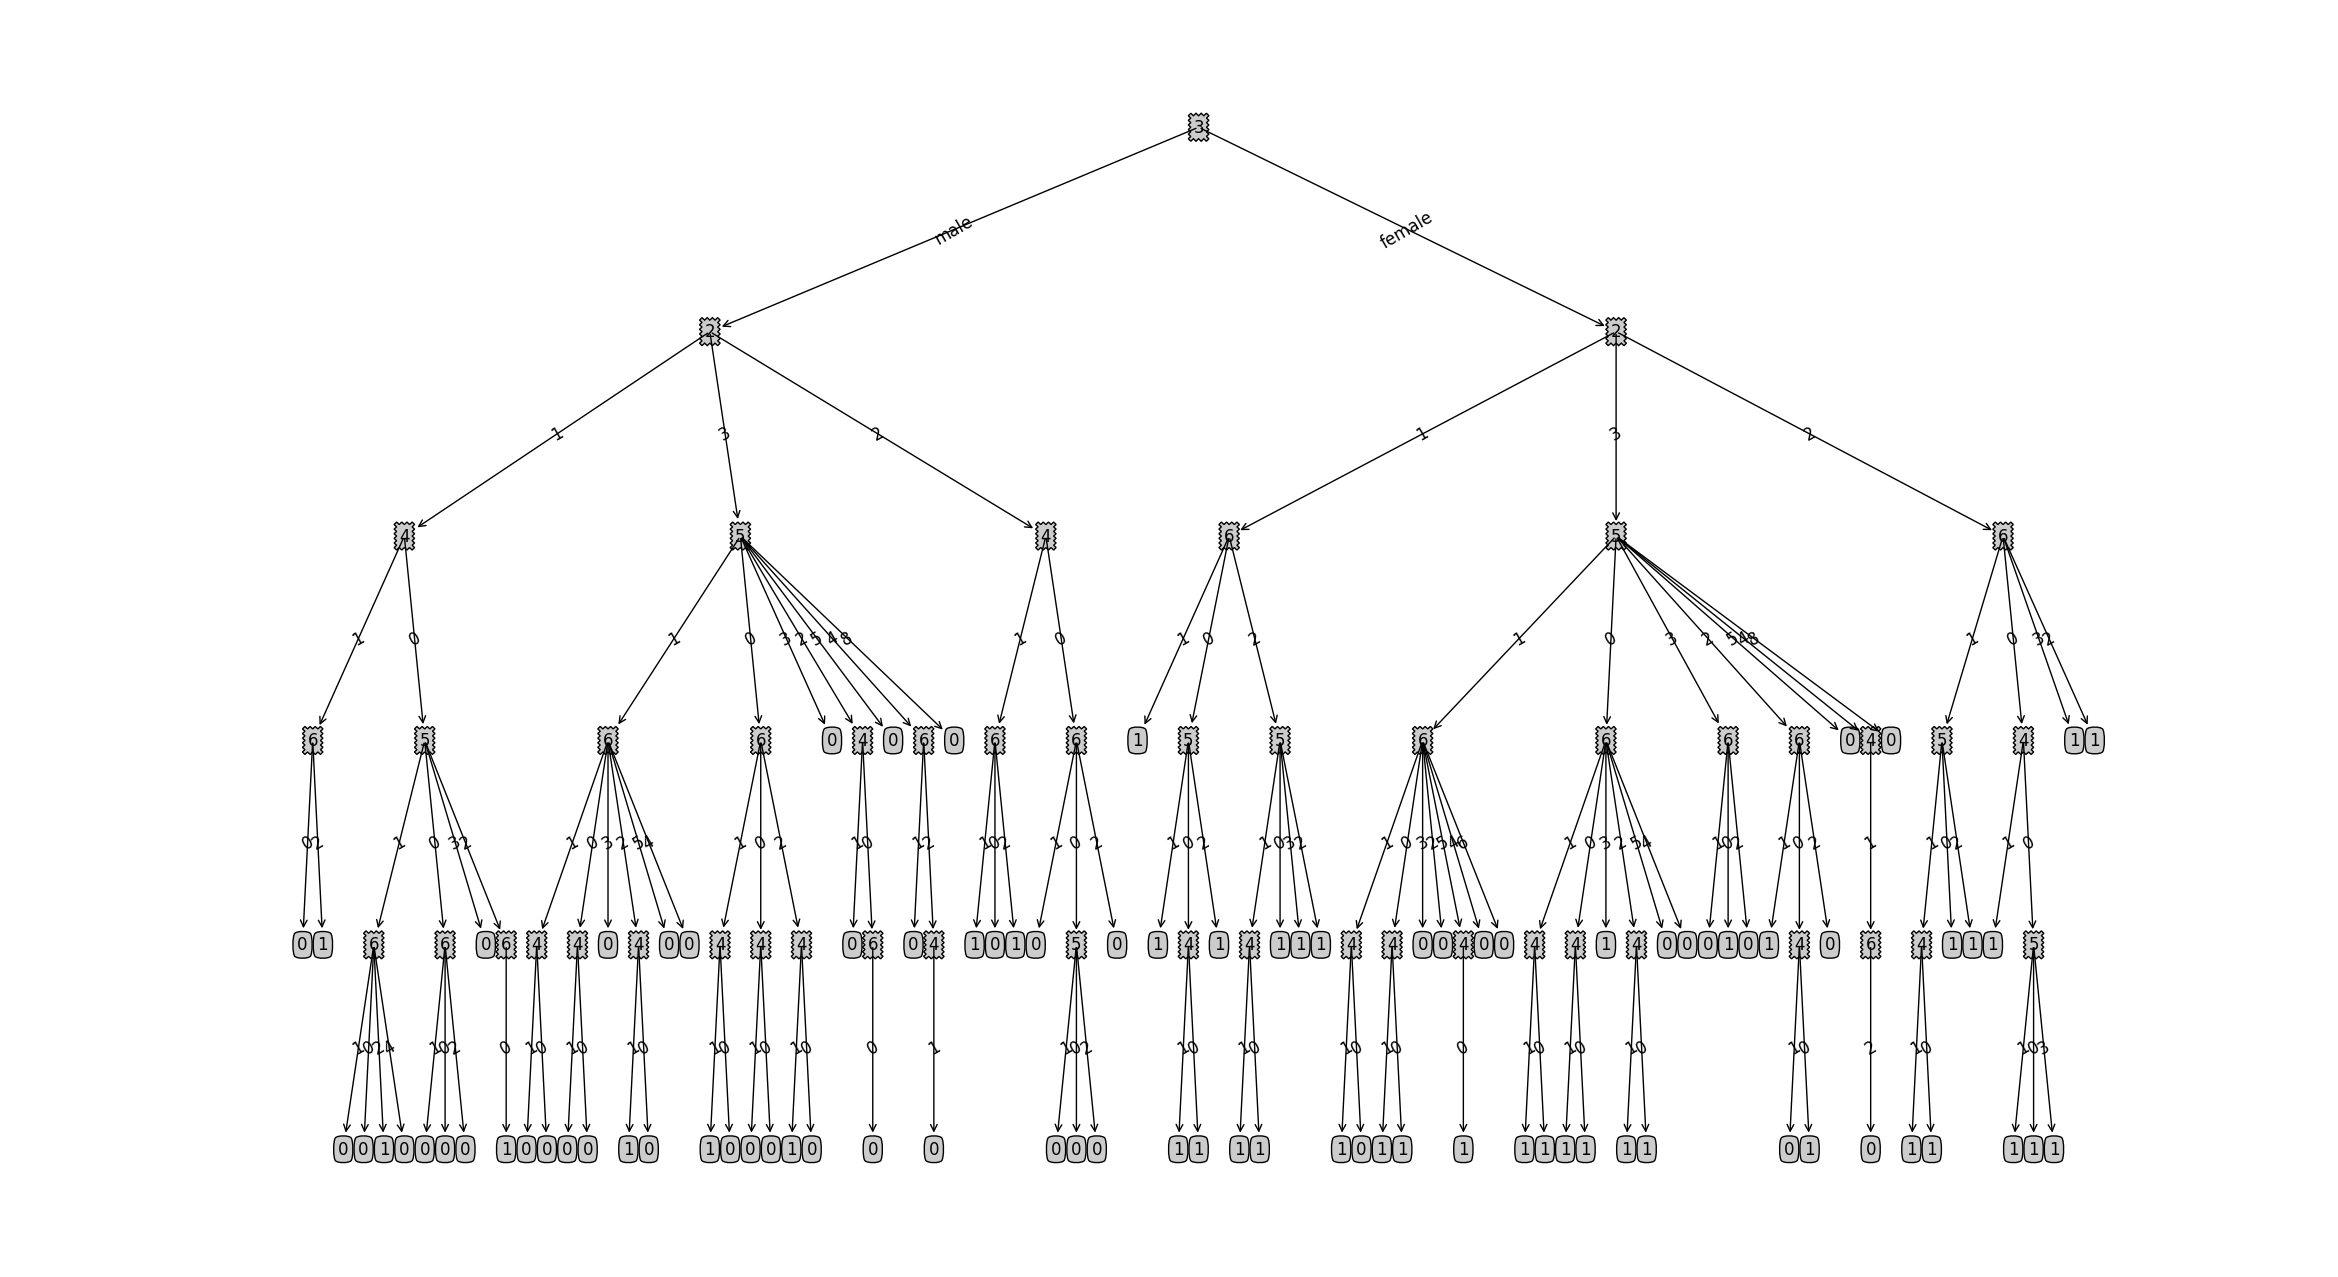

The script that drew this image:
#!/usr/bin/python3
# -*- coding: utf-8 -*-
import sys
sys.path.append("../common")
import math
import matplotlib as plt
import treePlotter as tp
from csv_utils import *


class decision_tree(object):
    def __init__(self, data_set=[], id_index=-1, label_index=-1, algorithm='id3'):
        self.__label_index = label_index
        self.__attrs = data_set[0]
        if id_index != -1:
            self.__attrs[id_index] = None
        if label_index != -1:
            self.__attrs[label_index] = None
        self.__train_set = data_set[1:]
        self.__algorithm = algorithm
        self.__root = None
        pass

    def fit(self):
        if self.__algorithm == "id3":
            self.__root = self.build_tree_by_id3(
                self.__train_set, self.__attrs)
        elif self.__algorithm == "c45":
            self.__root = self.build_tree_by_c45(
                self.__train_set, self.__attrs)
        elif self.__algorithm == "c50":
            self.__root = self.build_tree_by_c50()
        elif self.__algorithm == "cart":
            self.__root = self.build_tree_by_cart()

    def build_tree_by_id3(self, data_set, attrs):
        label_dict = self.count_attr(data_set, self.__label_index)
        if len(label_dict.keys()) == 1:
            return label_dict.keys()[0]
        if attrs.count(None) == len(attrs):
            max_label = None
            for label, value in label_dict.items():
                if max_label is None:
                    max_label = label
                    continue
                if max_label is None or value > label_dict[max_label]:
                    max_label = label
            return max_label
        sub_tree = {}
        attr_index = self.best_split_attr(data_set, attrs)
        sub_attrs = attrs[:]
        sub_attrs[attr_index] = None
        attr_dict = self.count_attr(data_set, attr_index)
        for key, value in attr_dict.items():
            sub_set = self.sub_set_for_attr(data_set, attr_index, key)
            sub_tree[key] = self.build_tree_by_id3(sub_set, sub_attrs)
        return {attr_index: sub_tree}

    def best_split_attr(self, data_set, attrs):
        best_attr_index = -1
        max_gain = None
        for i in range(len(attrs)):
            if attrs[i] is not None:
                gain = 0
                if self.__algorithm == "id3":
                    gain = self.info_gain(data_set, i)
                elif self.__algorithm == "c45":
                    gain = self.info_gain_rate(data_set, i)
                elif self.__algorithm == "c50":
                    self.__root = self.build_tree_by_c50()
                elif self.__algorithm == "cart":
                    self.__root = self.build_tree_by_cart()
                if max_gain is None or gain > max_gain:
                    best_attr_index = i
                    max_gain = gain
        return best_attr_index

    def build_tree_by_c45(self, data_set, attrs):
        label_dict = self.count_attr(data_set, self.__label_index)
        if len(label_dict.keys()) == 1:
            return label_dict.keys()[0]
        if attrs.count(None) == len(attrs):
            max_label = None
            for label, value in label_dict.items():
                if max_label is None:
                    max_label = label
                    continue
                if max_label is None or value > label_dict[max_label]:
                    max_label = label
            return max_label
        sub_tree = {}
        attr_index = self.best_split_attr(data_set, attrs)
        sub_attrs = attrs[:]
        sub_attrs[attr_index] = None
        attr_dict = self.count_attr(data_set, attr_index)
        for key, value in attr_dict.items():
            sub_set = self.sub_set_for_attr(data_set, attr_index, key)
            sub_tree[key] = self.build_tree_by_c45(sub_set, sub_attrs)
        return {attr_index: sub_tree}

    def build_tree_by_c50(self):
        label_dict = self.count_attr(data_set, self.__label_index)
        if len(label_dict) == 1:
            return label_dict.keys()
        if self.__attrs.count(None) == len(self.__attrs) - 1:
            max_label = None
            for label, value in label_dict.items():
                if max_label is None:
                    max_label = label
                    continue
                if value > label_dict[max_label]:
                    max_label = label
            return max_label
        sub_tree = {}
        if attr_index == -1:
            attr_index = self.best_split_attr(data_set)
        self.__attrs[attr_index] = None
        attr_dict = self.count_attr(data_set, attr_index)
        for key, value in attr_dict.items():
            sub_set = self.sub_set_for_attr(data_set, attr_index, key)
            best_attr_index = self.best_split_attr(sub_set)
            sub_tree[key] = self.build_tree_by_c50(sub_set, best_attr_index)
        return {attr_index: sub_tree}

    def build_tree_by_cart(self):
        label_dict = self.count_attr(data_set, self.__label_index)
        if len(label_dict) == 1:
            return label_dict.keys()[0]
        if self.__attrs.count(None) == len(self.__attrs) - 1:
            max_label = None
            for label, value in label_dict.items():
                if max_label is None:
                    max_label = label
                    continue
                if value > label_dict[max_label]:
                    max_label = label
            return max_label
        sub_tree = {}
        if attr_index == -1:
            attr_index = self.best_split_attr(data_set)
        self.__attrs[attr_index] = None
        attr_dict = self.count_attr(data_set, attr_index)
        for key, value in attr_dict.items():
            sub_set = self.sub_set_for_attr(data_set, attr_index, key)
            best_attr_index = self.best_split_attr(sub_set)
            sub_tree[key] = self.build_tree_by_cart(sub_set, best_attr_index)
        return {attr_index: sub_tree}

    def info_gain(self, data_set, attr_index):
        '''
        求数据集的信息增益
        数据集D的信息熵 I(D)=-(P1*log(P1,2)+P1*log(P1,2)+...+Pn*log(Pn,2))
                            (Pi 表示类别i样本数量占所有样本的比例)
        数据集D特征X的信息熵I(D|X)=sum((|Xi|/|D|)*I(Xi))(i=1.2...n)
                                (Xi表示特征X的值为Xi的集合,|S|为数据集S的样本数量)
        信息增益g(D,X)=I(D)-I(D|X) 数据集D特征X的信息增益
        '''
        total = len(data_set)
        if total == 0:
            return 0
        entropy = self.info_entropy(data_set)
        attr_dict = self.count_attr(data_set, attr_index)
        attr_entropy_exp = 0  # 特征的信息期望
        for key, value in attr_dict.items():
            p = value * 1.0 / total
            sub_set = self.sub_set_for_attr(data_set, attr_index, key)
            attr_entropy_exp += p * self.info_entropy(sub_set)
        return entropy - attr_entropy_exp

    def info_gain_rate(self, data_set, attr_index):
        '''求数据集的信息增益率'''
        entropy = self.entropy(data_set, attr_index)
        if abs(entropy - 0.0) < 10e-6:
            return 0
        return self.info_gain(data_set, attr_index) / entropy

    def gini_impurity(self, data_set):
        '''基尼不纯度'''
        total = len(data_set)
        if total == 0:
            return 0
        label_dict = self.count_attr(data_set, self.__label_index)
        gini_imp = 0
        for key, value in label_dict.items():
            p = value * 1.0 / total
            gini_imp += p * p
        return 1 - gini_imp

    def sub_set_for_attr(self, data_set, attr_index, attr_value):
        sub_set = []
        for row in data_set:
            if row[attr_index] == attr_value:
                sub_set.append(row)
        return sub_set

    def count_of_attr(self, data_set, attr_index, attr_value):
        count = 0
        for row in data_set:
            if row[attr_index] == attr_value:
                count += 1
        return count

    def info_entropy(self, data_set):
        total = len(data_set)
        if total == 0:
            return 0
        label_dict = self.count_attr(data_set, self.__label_index)
        entropy = 0
        for key, value in label_dict.items():
            p = value * 1.0 / total
            entropy += -p * math.log(p, 2)
        return entropy

    def entropy(self, data_set, attr_index):
        total = len(data_set)
        if total == 0:
            return 0
        attr_dict = self.count_attr(data_set, attr_index)
        entropy = 0
        for key, value in attr_dict.items():
            p = value * 1.0 / total
            entropy += -p * math.log(p, 2)
        return entropy

    def count_attr(self, data_set, attr_index):
        count_dict = {}
        for row in data_set:
            attr_value = row[attr_index]
            if attr_value in count_dict:
                count_dict[attr_value] += 1
            else:
                count_dict[attr_value] = 1
        return count_dict

    def tree(self):
        return self.__root

    def count_tree(self, tree, label_dict={}):
        if isinstance(tree, dict):
            root_key, root_tree = tree.items()[0]
            for sub_key, sub_tree in root_tree.items():
                if isinstance(sub_tree, dict):
                    self.count_tree(sub_tree, label_dict)
                else:
                    if sub_tree in label_dict:
                        label_dict[sub_tree] += 1
                    else:
                        label_dict[sub_tree] = 1

    def classifier(self, item, tree=None):
        if tree is None:
            tree = self.__root
        for root_key, root_tree in tree.items():
            if item[root_key] in root_tree:
                sub_tree = root_tree[item[root_key]]
                if isinstance(sub_tree, dict):
                    return self.classifier(item, sub_tree)
                return sub_tree
            else:  # 出现训练集中没有覆盖到的样本
                label_dict = {}
                self.count_tree(tree, label_dict)
                max_label = None
                max_value = None
                for key, value in label_dict.items():
                    if max_value is None or value > max_value:
                        max_value = value
                        max_label = key
                return max_label

    def dump(self):
        pass

    def pruning_tree(self, alpha):
        '''决策树剪枝函数'''
        pass

    def loss_function(self, tree, alpha=1):
        leave_num, leaves = self.get_leaves(tree)
        label_dict = {}
        for leave in leaves:
            if leave in label_dict:
                label_dict[leave] += 1
            else:
                label_dict[leave] = 1
        loss = 0
        for label, num in label_dict.items():
            p = num / leaves_num
            loss -= num * math.log(p, 2)
        return loss + alpha * self.node_count(self.__root)

    def node_count(tree):
        attr_index, node = tree.items()[0]
        if not isinstance(node, dict):
            return 1
        count = 1
        for key, sub_tree in node.items():
            node_count, leaves = self.node_count(sub_tree)
            count += node_count
        return count

    def get_leaves(self, tree):
        attr_index, node = tree.items()[0]
        if not isinstance(node, dict):
            return 1, [node]
        leaves_count = 0
        leaves_list = []
        for key, sub_tree in node.items():
            leaves_num, leaves = get_leaves(sub_tree)
            leaves_count += leaves_num
            leaves += leaves
        return leaves_count, leaves


def load_data(file):
    data = []
    isSuccess = False
    with open(filename, 'r') as f:
        lines = f.readlines()
        for line in lines:
            data.append(line.split(','))
        isSuccess = True
    if not isSuccess:
        raise IOError("file load failed!")
    return data


if __name__ == '__main__':
    train_set = load_csv("train.csv")
    test_set = load_csv("test.csv")
    gender_submission = load_csv("gender_submission.csv")
    test_set = test_set[1:]
    decision_tree = decision_tree(
        train_set, id_index=0, label_index=1, algorithm='c45')
    decision_tree.fit()
    tp.createPlot(decision_tree.tree())
    # submission = []
    # submission.append(['PassengerId', 'Survived'])
    # count = len(test_set)
    # right_count = 0
    # for i in range(count):
    #     label = decision_tree.classifier(test_set[i])
    #     submission.append([test_set[i][0], label])
    #     if label == gender_submission[i + 1][1]:
    #         right_count += 1
    # save_csv('submission.csv', submission)
    # print(str(right_count) + "/" + str(count))
